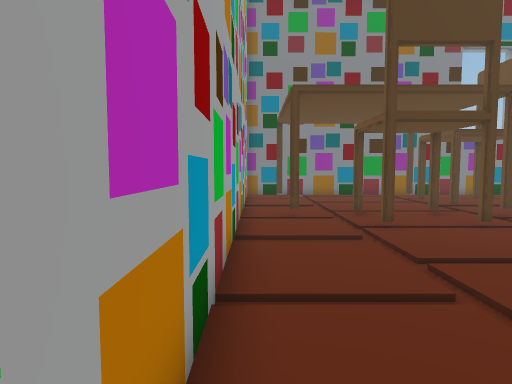
view 1 (above)

12 first-person views from a walk through a 3-D level made in the Unity game engine. The camera is 1.5 m above the floor, tilts 4° down and sees 75° across. The floor is counted in squares, 1 m on a side. Each view is taken from the middle of a square. On the plan, view 1 faces up. The plan holds only what a view shows up to about 15 squares ahead; the rest is blank. The place goes on beyond the plan. The player character is not drawn. Some surface patterns are stand-ins.

view 2
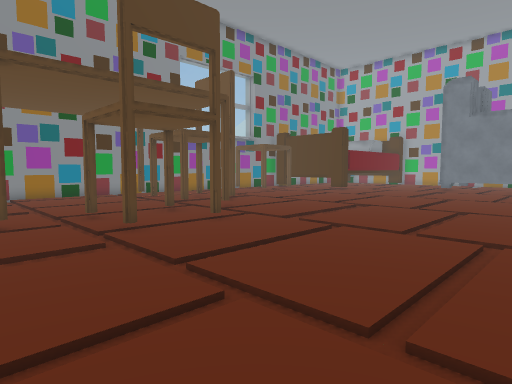

view 3
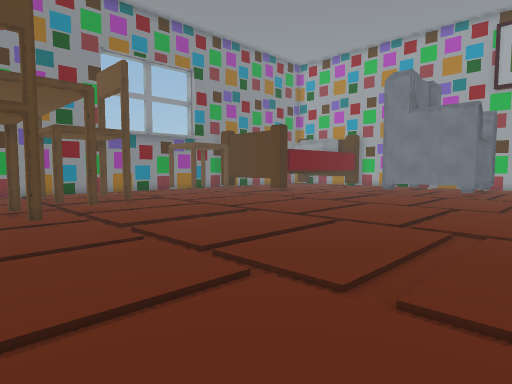

view 4
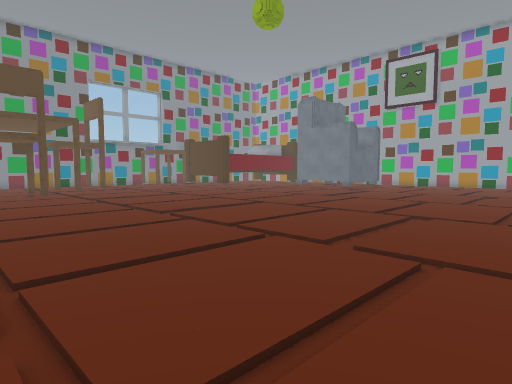

view 5
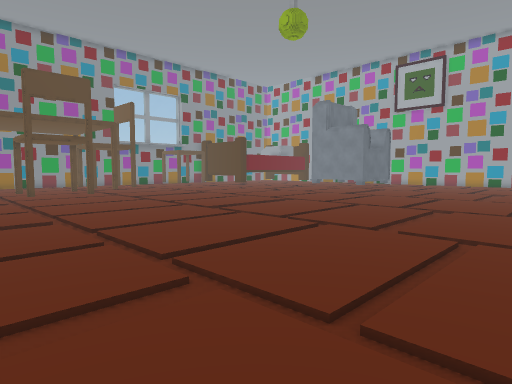

view 6
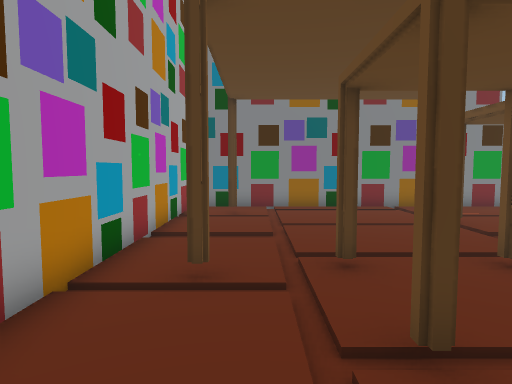

view 7
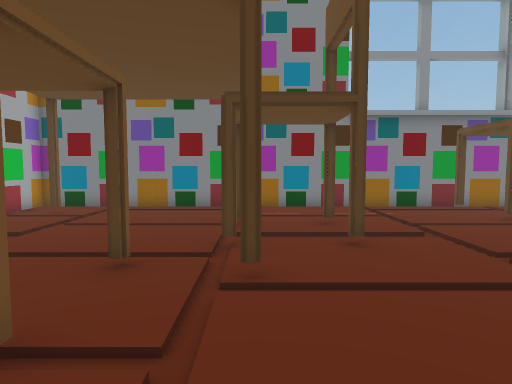

view 8
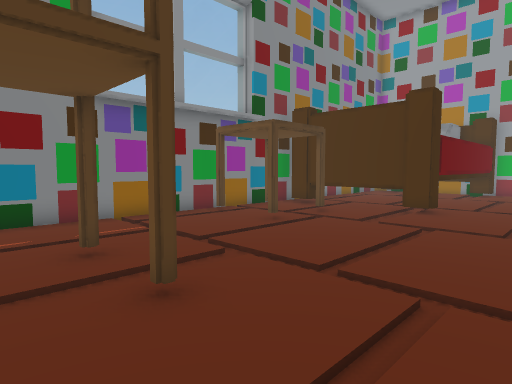

view 9
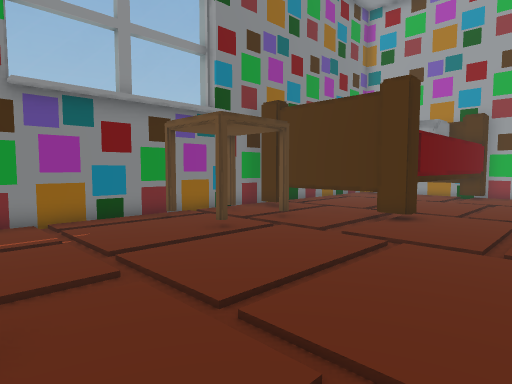

view 10
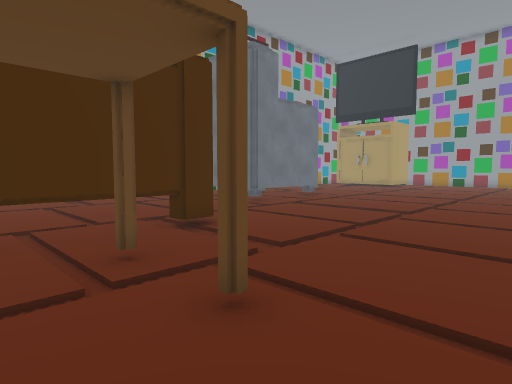

view 11
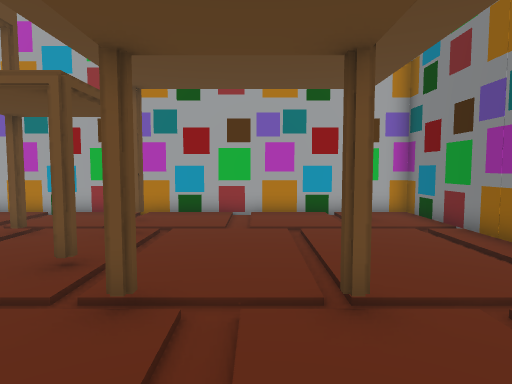

view 12
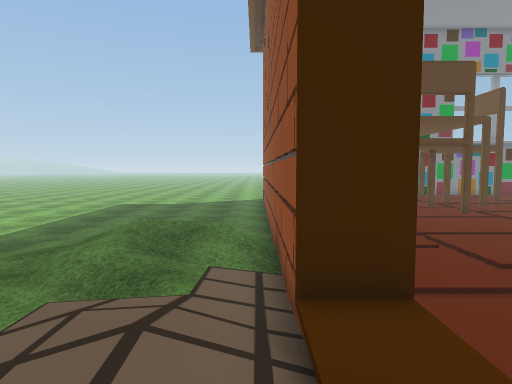

### Floor plan
Key: @ floor where view 1 was taken; # wall or solid block; . main floor; : floor 0.25 m higher than the main floor; - floor 0.25 m lower than the main floor; + floor 0.5 m higher than the main floor; _ floor 0.5 m lower than the main floor; / step, stairs or slope; O other object.
Columns run from 13 left of view 1 to 22 right of it. Each row starts with its distance up from view 1.
 19             #######################
 18             #................O.O.#
 17             #.O......O...........#
 16             #...............OO.O.#
 15             #.......O..O.........#
 14             #....................#
 13             #.......O..O.........###
 12             #.......................
 11 ____________#.O.O..O.O..............
 10 _______ ____#.O....................
  9  ______   __#...O..O................
  8   _____   __#.......................
  7   _____    -#.......................
  6    __--    -#.......................
  5     _--     #......................
  4      ///////#.....................
  3       //////#......................
  2       /////-#......................
  1        .////#......................
  0         .///#@................
 -1         .////................
 -2          ///+.................
 -3               .................
 -4            :  ..................
 -5              ....................
 -6              ....................
 -7              ....................
 -8               ............
 -9              . .....

Where each view was taken, in squares from view 1:
view 1: 0 up, 0 right, facing up
view 2: 1 up, 0 right, facing up-right
view 3: 1 down, 4 right, facing up-right
view 4: 9 down, 2 right, facing up-right
view 5: 9 down, 0 right, facing up-right
view 6: 6 up, 2 right, facing up
view 7: 6 up, 8 right, facing up
view 8: 9 up, 8 right, facing up-right
view 9: 9 up, 10 right, facing up-right
view 10: 18 up, 13 right, facing down-right
view 11: 14 up, 11 right, facing left
view 12: 4 down, 2 left, facing up
